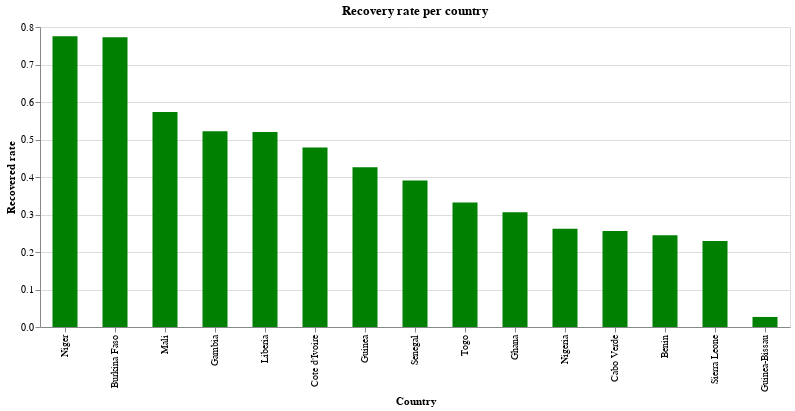

Notebook cell for this chart:
### Markdown cell above
### Recovery rate per country

### Code cell
alt.Chart(source).mark_bar(size = 25).encode(x = alt.X('Country', sort='-y'), y = 'Recovered rate', color = alt.value('green'),).properties(width = alt.Step(50), height = 300, title = 'Recovery rate per country').interactive()

### Figure 1 — Vega-Lite specification as saved in the notebook (floating-point values rounded to 4 significant figures)
{"config": {"view": {"continuousWidth": 400, "continuousHeight": 300}}, "data": {"name": "data-5a44b3bda22f0048137e7a2aa366a8c8"}, "mark": {"type": "bar", "size": 25}, "encoding": {"color": {"value": "green"}, "x": {"type": "nominal", "field": "Country", "sort": "-y"}, "y": {"type": "quantitative", "field": "Recovered rate"}}, "height": 300, "selection": {"selector008": {"type": "interval", "bind": "scales", "encodings": ["x", "y"]}}, "title": "Recovery rate per country", "width": {"step": 50}, "$schema": "https://vega.github.io/schema/vega-lite/v4.0.2.json", "datasets": {"data-5a44b3bda22f0048137e7a2aa366a8c8": [{"Country": "Ghana", "Lat": 7.947, "Long": -1.023, "Date": "2020-05-16T00:00:00", "Confirmed_cases": 5735, "Dead": 29, "Recovered": 1754, "ill people": 3981, "Death rate": 0.005057, "Recovered rate": 0.3058}, {"Country": "Nigeria", "Lat": 9.082, "Long": 8.675, "Date": "2020-05-16T00:00:00", "Confirmed_cases": 5621, "Dead": 176, "Recovered": 1472, "ill people": 4149, "Death rate": 0.03131, "Recovered rate": 0.2619}, {"Country": "Guinea", "Lat": 9.946, "Long": -9.697, "Date": "2020-05-16T00:00:00", "Confirmed_cases": 2658, "Dead": 16, "Recovered": 1133, "ill people": 1525, "Death rate": 0.00602, "Recovered rate": 0.4263}, {"Country": "Senegal", "Lat": 14.5, "Long": -14.45, "Date": "2020-05-16T00:00:00", "Confirmed_cases": 2429, "Dead": 25, "Recovered": 949, "ill people": 1480, "Death rate": 0.01029, "Recovered rate": 0.3907}, {"Country": "Cote d'Ivoire", "Lat": 7.54, "Long": -5.547, "Date": "2020-05-16T00:00:00", "Confirmed_cases": 2061, "Dead": 25, "Recovered": 987, "ill people": 1074, "Death rate": 0.01213, "Recovered rate": 0.4789}, {"Country": "Guinea-Bissau", "Lat": 11.8, "Long": -15.18, "Date": "2020-05-16T00:00:00", "Confirmed_cases": 969, "Dead": 4, "Recovered": 26, "ill people": 943, "Death rate": 0.004128, "Recovered rate": 0.02683}, {"Country": "Niger", "Lat": 17.61, "Long": 8.082, "Date": "2020-05-16T00:00:00", "Confirmed_cases": 889, "Dead": 51, "Recovered": 689, "ill people": 200, "Death rate": 0.05737, "Recovered rate": 0.775}, {"Country": "Mali", "Lat": 17.57, "Long": -3.996, "Date": "2020-05-16T00:00:00", "Confirmed_cases": 835, "Dead": 48, "Recovered": 479, "ill people": 356, "Death rate": 0.05749, "Recovered rate": 0.5737}, {"Country": "Burkina Faso", "Lat": 12.24, "Long": -1.562, "Date": "2020-05-16T00:00:00", "Confirmed_cases": 782, "Dead": 51, "Recovered": 604, "ill people": 178, "Death rate": 0.06522, "Recovered rate": 0.7724}, {"Country": "Sierra Leone", "Lat": 8.461, "Long": -11.78, "Date": "2020-05-16T00:00:00", "Confirmed_cases": 462, "Dead": 29, "Recovered": 106, "ill people": 356, "Death rate": 0.06277, "Recovered rate": 0.2294}, {"Country": "Benin", "Lat": 9.308, "Long": 2.316, "Date": "2020-05-16T00:00:00", "Confirmed_cases": 339, "Dead": 2, "Recovered": 83, "ill people": 256, "Death rate": 0.0059, "Recovered rate": 0.2448}, {"Country": "Cabo Verde", "Lat": 16.54, "Long": -23.04, "Date": "2020-05-16T00:00:00", "Confirmed_cases": 328, "Dead": 3, "Recovered": 84, "ill people": 244, "Death rate": 0.009146, "Recovered rate": 0.2561}, {"Country": "Togo", "Lat": 8.62, "Long": 0.8248, "Date": "2020-05-16T00:00:00", "Confirmed_cases": 298, "Dead": 11, "Recovered": 99, "ill people": 199, "Death rate": 0.03691, "Recovered rate": 0.3322}, {"Country": "Liberia", "Lat": 6.428, "Long": -9.43, "Date": "2020-05-16T00:00:00", "Confirmed_cases": 223, "Dead": 20, "Recovered": 116, "ill people": 107, "Death rate": 0.08969, "Recovered rate": 0.5202}, {"Country": "Gambia", "Lat": 13.44, "Long": -15.31, "Date": "2020-05-16T00:00:00", "Confirmed_cases": 23, "Dead": 1, "Recovered": 12, "ill people": 11, "Death rate": 0.04348, "Recovered rate": 0.5217}]}}
